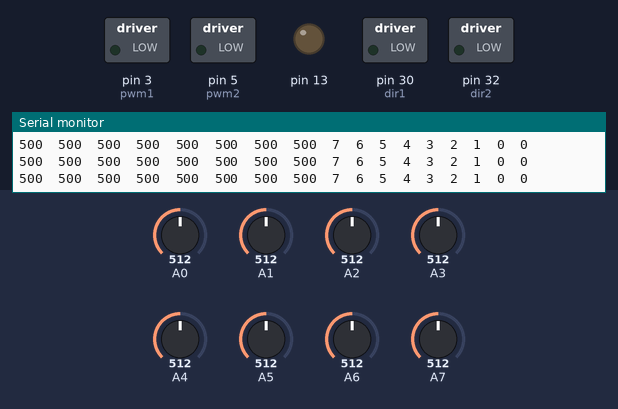
Recording of a sketch running on a simulated Arduino Mega 2560, built with avr-gcc and run on an emulated ATmega2560. Parts: switched loads named in the sketch (green lamp = pin HIGH), output pins drawn as LEDs (lit = HIGH), the last lines printed to the serial monitor. Inputs (shaded band) come from the test bench; at power-on: A0 = 512, A1 = 512, A3 = 512, A2 = 512, A4 = 512, A5 = 512, A6 = 512, A7 = 512.

Above: at 12.7 s.
12.8 s: A0 set to 758
15.8 s: A0 set to 785
At 16.2 s:
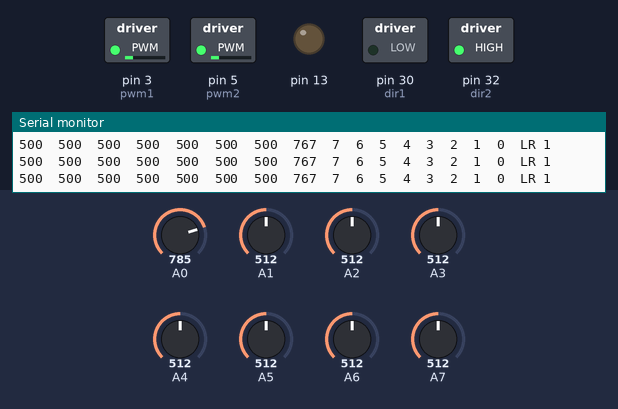
17.3 s: A1 set to 771
20.3 s: A1 set to 803
At 21.5 s:
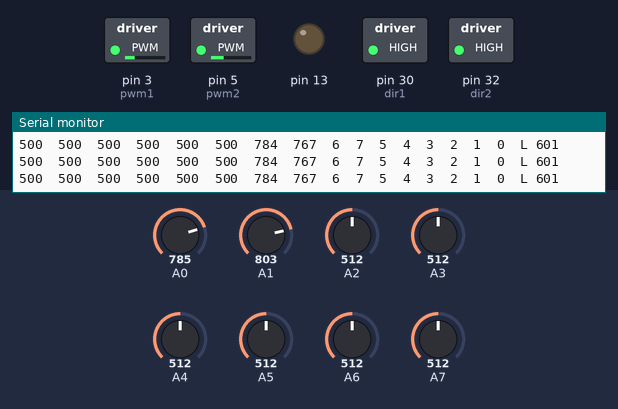
21.8 s: A3 set to 672
24.8 s: A3 set to 696
At 25.9 s:
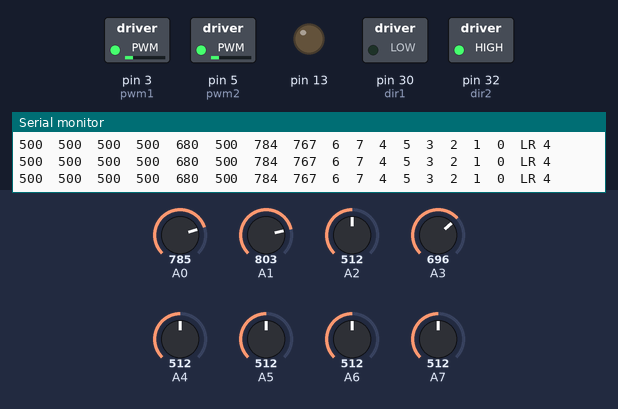
Timing chart, 0 to 27.3 s (numbered marks = the images above; inputs shaded):
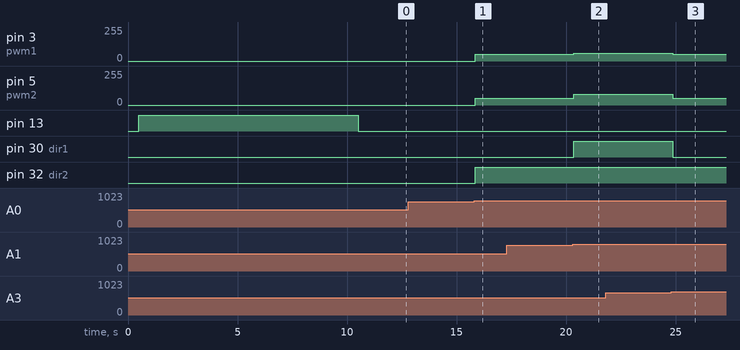

The sketch:

SLS_7.ino
```cpp
/*              SLS Team 7
  Ahmed Zaki, Mohamed Ashraf, Omar Momtaz
  Coach :Ahmed Tarek Fahmy
*/

#include <QTRSensors.h>

#define NUM_SENSORS             8  // number of sensors used
#define NUM_SAMPLES_PER_SENSOR  4  // average 4 analog samples per sensor reading
#define EMITTER_PIN             2  // emitter is controlled by digital pin 2

#define dir1 30
#define pwm1 3
#define dir2 32
#define pwm2 5

#define Minspeed 80
#define Maxspeed 100

#define turn_speed_max 0
#define turn_speed_med 60
#define turn_speed_min 70

#define turn_speed_Rev 50

int status_num=0;

int total_right=0, total_left=0;

int inverse=0;

unsigned int position;

int i=0;

QTRSensorsAnalog qtra((unsigned char[]) {7, 6, 5, 4, 3, 2, 1, 0},
  NUM_SENSORS, NUM_SAMPLES_PER_SENSOR, EMITTER_PIN);

unsigned int sensorValues[NUM_SENSORS], SensorValues_temp[NUM_SENSORS], Arranged_Sensors[NUM_SENSORS];

void setup()
{
  delay(500);
  pinMode(13, OUTPUT);
  digitalWrite(13, HIGH);    // turn on Arduino's LED to indicate we are in calibration mode
  for (int i = 0; i < 400; i++)  // make the calibration take about 10 seconds
  {
    qtra.calibrate();       // reads all sensors 10 times at 2.5 ms per six sensors (i.e. ~25 ms per call)
  }
  digitalWrite(13, LOW);     // turn off Arduino's LED to indicate we are through with calibration

  // print the calibration minimum values measured when emitters were on
  Serial.begin(9600);
  for (int i = 0; i < NUM_SENSORS; i++)
  {
    Serial.print(qtra.calibratedMinimumOn[i]);
    Serial.print(' ');
  }
  Serial.println();

  // print the calibration maximum values measured when emitters were on
  for (int i = 0; i < NUM_SENSORS; i++)
  {
    Serial.print(qtra.calibratedMaximumOn[i]);
    Serial.print(' ');
  }
  Serial.println();
  Serial.println();
  delay(1000);

  pinMode(dir1,OUTPUT);
  pinMode(dir2,OUTPUT);
}

void loop()
{
  position = qtra.readLine(sensorValues, QTR_EMITTERS_ON, 0);

  // print the sensor values as numbers from 0 to 1000, where 0 means maximum reflectance and
  // 1000 means minimum reflectance, followed by the line position
  for (unsigned char i = 0; i < NUM_SENSORS; i++)
  {
    Serial.print(sensorValues[i]);
    Serial.print('\t');
  }

  for (i=0;i<8;i++)
  {
  Serial.print(Arranged_Sensors[i]);
  Serial.print('\t');
  }

  Arrange_Sensors();

Green ();

     // these are the states

  if(inverse==1)  //Inverse
  {
      Follow_Max (Arranged_Sensors[7]);

      if ((Arranged_Sensors[0]==2) || (Arranged_Sensors[0]==3) || (Arranged_Sensors[0]==4) || (Arranged_Sensors[0]==5))
      inverse=0;
  }

  else
  {
            status_num=Status ();

          if(status_num==0)                   //White
        {

        }
          else if(status_num==1)             //Line Following
        {
            Follow_Max (Arranged_Sensors[0]);
        }
          else if(status_num==2)              //Crossing
        {
        Follow_Max (Arranged_Sensors[0]);
        }

          else if(status_num==3)              //Ninety Right
        {
             Right_Reverse ();

        }

          else if(status_num==4)              //Ninety Left
        {
            left_Reverse ();

        }

       Serial.print(status_num);

  }

 Serial.println();
}


void forward (int sped) //Makes the robot go by moving the two motors forward.
{
  analogWrite(pwm2,sped);
  analogWrite(pwm1,sped);

  digitalWrite(dir1,HIGH);
  digitalWrite(dir2,HIGH);

  Serial.print("F ");
  Serial.print(sped);
}

void right (int sped) //Makes the robot go right by stopping right motor and moving the left motor.
{
  analogWrite(pwm2,sped);
  analogWrite(pwm1,Minspeed);

  digitalWrite(dir1,HIGH);
  digitalWrite(dir2,HIGH);

  Serial.print("R ");
  Serial.print(sped);
}

void Right_Reverse () //Makes the robot go right by moving right motor backwards and moving the left motor forwards.
{
  analogWrite(pwm2,turn_speed_Rev);
  analogWrite(pwm1,turn_speed_Rev);

  digitalWrite(dir1,HIGH);
  digitalWrite(dir2,LOW);

  Serial.print("RR ");
}

void left (int sped) //Makes the robot go left by stopping left motor and moving the right motor.
{
  analogWrite(pwm2,Minspeed);
  analogWrite(pwm1,sped);

  digitalWrite(dir1,HIGH);
  digitalWrite(dir2,HIGH);

  Serial.print("L ");
  Serial.print(sped);
}

void left_Reverse () //Makes the robot go left by moving left motor backwards and moving the right motor forwards.
{
  analogWrite(pwm2,turn_speed_Rev);
  analogWrite(pwm1,turn_speed_Rev);

  digitalWrite(dir1,LOW);
  digitalWrite(dir2,HIGH);

  Serial.print("LR ");
}


void backward (int sped) //Makes the robot go by moving the two motors backward.
{
  analogWrite(pwm2,sped);
  analogWrite(pwm1,sped);

  digitalWrite(dir1,LOW);
  digitalWrite(dir2,LOW);

  Serial.print("B ");
  Serial.print(sped);
}

void stop_pp () //Stops the two motors //Makes the robot go by moving the two motors backward.
{
 int sped=0;
  sped=0;
  analogWrite(pwm2,sped);
  analogWrite(pwm1,sped);
}


void Follow_Max (int max_num ) //Line Following code
{

 if(max_num==0)
  {
    Right_Reverse ();
  }
  else if(max_num==1)
  {
    right (turn_speed_med);
  }
  else if(max_num==2)
  {
    right (turn_speed_min);
  }

  else if(max_num==3)
  {
    forward (Maxspeed);
  }
  else if(max_num==4)
  {
     forward (Maxspeed);
  }
  else if(max_num==5)
  {
     left (turn_speed_min);
  }
  else if(max_num==6)
  {
     left (turn_speed_med);
  }
  else if(max_num==7)
  {
     left_Reverse ();
  }

}

void Arrange_Sensors() //Arranges the number of the sensors descendingly according to their values
{
  int  i,j;
  for (i=0;i<8;i++)
  SensorValues_temp[i]=sensorValues[i];

  for (i=0;i<8;i++)
  {
    for (j=0;j<8;j++)
    {
      if(SensorValues_temp[j]>=SensorValues_temp[Arranged_Sensors[i]])
      {
        Arranged_Sensors[i] =j;
      }
    }
    SensorValues_temp[Arranged_Sensors[i]]=0;
  }
}

int Status () //According to this the robot moves
{
  int diff1=0,diff2=0,diff_max=0,diff3=0,diff4=0,diff_max2=0;
  int total=0;

  total_right=sensorValues[0]+sensorValues[1]+sensorValues[2]+sensorValues[3];
  total_left=sensorValues[4]+sensorValues[5]+sensorValues[6]+sensorValues[7];
  total=total_right+total_left;

if (total > 6200)
  return (2);
else if (total > 5200) // Inverse
{

        if ((Arranged_Sensors[7]==2) || (Arranged_Sensors[7]==3) || (Arranged_Sensors[7]==4) || (Arranged_Sensors[7]==5))
        {
          inverse =1;
          return (5);
        }
     else
     {
          if(total_right>total_left)
          return (4);
          else
          return (3);
     }
}
else
{
  if (sensorValues[Arranged_Sensors[0]]<750)
    return (0);
  else
  {
     diff1=sensorValues[Arranged_Sensors[1]]-sensorValues[Arranged_Sensors[2]];
     diff2=sensorValues[Arranged_Sensors[0]]-sensorValues[Arranged_Sensors[1]];

     if(diff1>diff2)
        diff_max=diff1;
     else
        diff_max=diff2;

     if (diff_max>100)
        return (1);
     else
     {
          if(total_right>total_left)
          return (3);
          else
          return (4);
     }
  }
 }
}


void Green () //We are working on the function which detects the green square
{

}

void Obstacle () // We are working on the obstacle function
{

}
```

Measured:
- the behaviour switches between 767 and 768 on A0 (found by bisection; images 0 and 1)
- the behaviour switches between 785 and 786 on A1 (found by bisection; images 1 and 2)
- the behaviour switches between 682 and 683 on A3 (found by bisection; images 2 and 3)
- after the input at 15.8 s, pin 3 (pwm1), pin 5 (pwm2): 0/255 → 50/255 after 0.05 s; pin 32 (dir2): LOW → HIGH after 0.05 s
- after the input at 20.3 s, pin 3 (pwm1): 50/255 → 60/255 after 0.05 s; pin 5 (pwm2): 50/255 → 80/255 after 0.05 s; pin 30 (dir1): LOW → HIGH after 0.05 s
- after the input at 24.8 s, pin 3 (pwm1): 60/255 → 50/255 after 0.07 s; pin 5 (pwm2): 80/255 → 50/255 after 0.07 s; pin 30 (dir1): HIGH → LOW after 0.07 s
